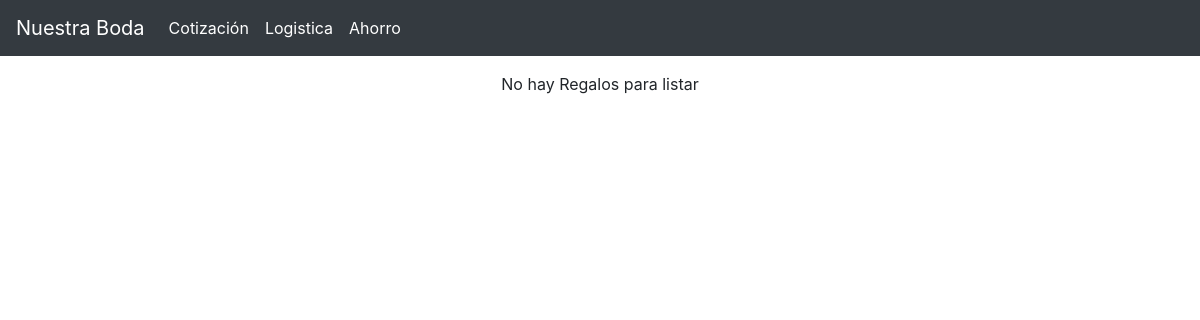
Page /app/listar_regalos on the earlier database version.
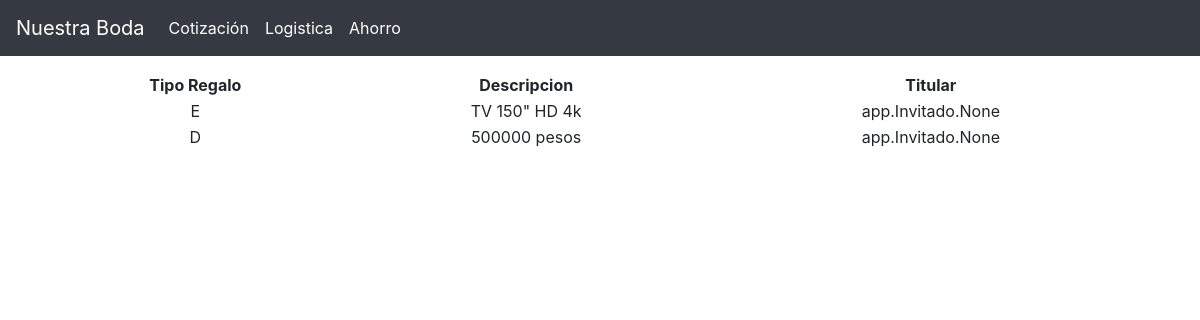
Same page on the later database version.
### app/models.py (models this page shows, shortened)
class Regalo(models.Model):
	id = models.AutoField(primary_key=True)
	tipo = models.CharField(max_length=5)
	descripcion = models.CharField(max_length=100)
	titular = models.ManyToManyField("Invitado")

### app/views.py (the view)
# urls.py: path('listar_regalos', views.listar_regalos, name='listar_regalos'),
def listar_regalos(request):
	regalos = Regalo.objects.all()
	mode = True
	if not len(regalos):
		msg = "No hay Regalos para listar"
		mode = False
	else:
		msg = ""
	context = {
		'regalos' : regalos,
		'mode' : mode,
		'msg' : msg
	}
	return render(request, 'listar_regalos.html', context)

### templates/listar_regalos.html (shortened to what this page needs)
{% extends "base.html" %}
{% load static %}
{% block jumbotron %}
<div class='container text-center' >
	{{msg}}
	{% if mode %}
		<table style="width:100%">
	  	<tr>
		    <th>Tipo Regalo</th>
		    <th>Descripcion</th>
		    <th>Titular</th>
	  	</tr>
		{% for regalo in regalos %}
		<tr>
		    <td>{{regalo.tipo}}</td>
		    <td>{{regalo.descripcion}} </td>
		    <td>{{regalo.titular}}</td>
  		</tr>
  		{% endfor %}
  		</table>
	{% endif %}
</div>
{% endblock %}

Differences in the rows shown:
added Regalo: tipo "E", descripcion "TV 150\" HD 4k", titular "app.Invitado.None"
added Regalo: tipo "D", descripcion "500000 pesos", titular "app.Invitado.None"
Other differences:
{{ msg }}: "No hay Regalos para listar" → (not shown)
text now shown: "Tipo Regalo Descripcion Titular"
